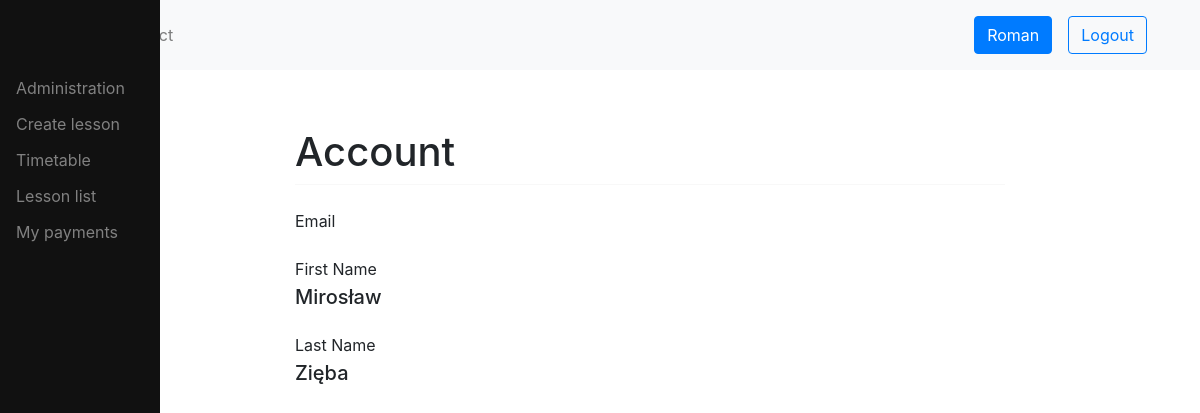
The app's page /users/6/ (signed in) with its own data.
### users/models.py (models this page shows, shortened)
class User(AbstractUser):
    username = None
    email = models.EmailField(_('email address'), unique=True)
    phone = models.CharField(blank=True, null=True, max_length=16, help_text='Contact phone number')
    address = models.TextField('address', max_length=255, blank=True, null=True)
    date_of_birth = models.DateField(null=True, blank=True)
    USERNAME_FIELD = 'email'
    REQUIRED_FIELDS = []
    objects = CustomUserManager()

### users/views.py (the view)
# urls.py: path('<user_id>/', account_view, name="view"),
def account_view(request, *args, **kwargs):
    context = {}
    user_id = kwargs.get("user_id")
    try:
        account = User.objects.get(pk=user_id)
    except:
        return HttpResponse("Something went wrong.")
    if account:
        context['id'] = account.id
        context['email'] = account.email
        context['first_name'] = account.first_name
        context['last_name'] = account.last_name
        context['phone'] = account.phone
        context['address'] = account.address
        is_self = True
        user = request.user
        if user.is_authenticated and user != account:
            is_self = False
        elif not user.is_authenticated:
            is_self = False
        context['is_self'] = is_self
        context['BASE_URL'] = settings.BASE_URL
        return render(request, "users/account.html", context)

### logbook/templatetags/auth_extras.py (called while the page is built)
@register.filter(name='has_group')
def has_group(user, group_name):
    group = Group.objects.get(name=group_name)
    return True if group in user.groups.all() else False

### users/templates/users/account.html (shortened to what this page needs)
{% extends 'base.html' %}
{% load static %}
{% block content %}
	<h1 class="mt-2">Account</h1>
	<hr class="mt-0 mb-4">
		<p class="mt-4 mb-1 field-heading">Email</p>
		<p class="mt-4 mb-1 field-heading">First Name</p>
		<h5>{{first_name}}</h5>
		<p class="mt-4 mb-1 field-heading">Last Name</p>
		<h5>{{last_name}}</h5>
{% endblock content %}

### templates/topnav.html
{% load static %}
<nav class="navbar navbar-expand-md navbar-light bg-light">
  <div class="container">
      <ul class="navbar-nav me-auto mb-2 mb-lg-0">
        <li class="nav-item">
          <a class="nav-link" href="{% url 'home' %}">Home</a>
        </li>
        <li class="nav-item">
          <a class="nav-link" href="{% url 'contact' %}">Contact</a>
        </li>
      </ul>
    {% if request.user.is_authenticated %}
      <div class="d-flex align-items-center">
        <a class="btn btn-primary m-2" href="{% url 'users:view' user_id=request.user.id %}">{{ request.user.first_name }}</a>
        <a class="btn btn-outline-primary m-2" href="{% url 'users:logout' %}">Logout</a>
      </div>
    {% else %}
      <div class="d-flex align-items-center">
        <a class="btn btn-primary m-2" href="{% url 'users:login' %}">Login</a>
        <a class="btn btn-outline-primary m-2" href="{% url 'users:register' %}">Register</a>
      </div>
      {% endif %}
  </div>
</nav>

### records on screen
User: user.first_name "Roman"
User: first_name "Mirosław", last_name "Zięba"
